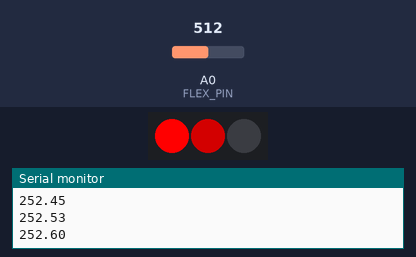
Recording of a sketch running on a simulated Arduino Uno, built with avr-gcc and run on an emulated ATmega328P. On the bench: 3 RGB LEDs in strip order, left to right, the last lines printed to the serial monitor. The inputs (shaded band) are chosen by the test bench; at power-on: A0 (FLEX_PIN) = 512. Dim RGB values are drawn brighter than linear; random numbers use the default seed unless the sketch sets one.

Above: at 1.2 s.
1.3 s: A0 (FLEX_PIN) set to 716
At 3.1 s:
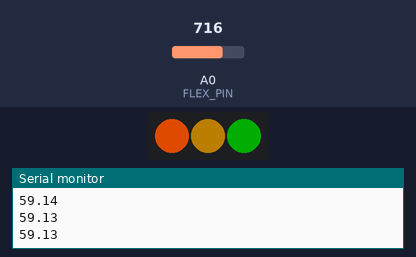
4.3 s: A0 (FLEX_PIN) set to 306
At 4.6 s:
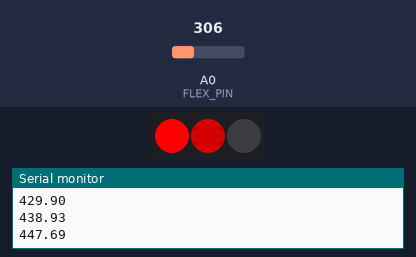
5.8 s: A0 (FLEX_PIN) set to 0
At 6.2 s:
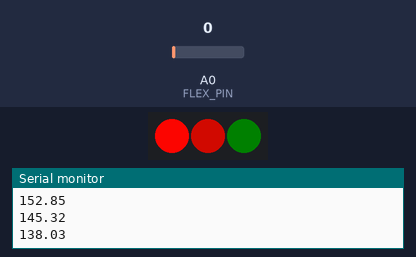
7.7 s: A0 (FLEX_PIN) set to 122
At 9.1 s:
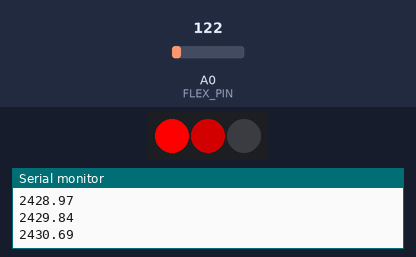
Timing chart, 0 to 10.2 s (numbered marks = the images above; inputs shaded):
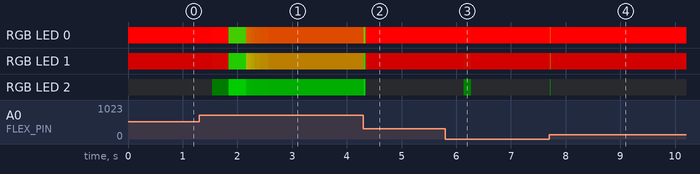

Measured:
- after the input at 4.3 s, RGB LED 0: RGB(153, 51, 0) → RGB(51, 102, 0) at once, → RGB(255, 0, 0) 0.03 s later; RGB LED 1: RGB(76, 51, 0) → RGB(25, 102, 0) at once, → RGB(127, 0, 0) 0.03 s later; RGB LED 2: RGB(0, 51, 0) → RGB(0, 102, 0) at once, → off 0.03 s later
- after the input at 5.8 s, RGB LED 0: RGB(255, 0, 0) → RGB(245, 5, 0) after 0.33 s, → RGB(255, 0, 0) 0.14 s later; RGB LED 1: RGB(127, 0, 0) → RGB(122, 5, 0) after 0.33 s, → RGB(127, 0, 0) 0.14 s later; RGB LED 2: off → RGB(0, 5, 0) after 0.33 s, → off 0.14 s later
- after the input at 7.7 s, RGB LED 0: RGB(255, 0, 0) → RGB(102, 77, 0) at once, → RGB(255, 0, 0) 0.01 s later; RGB LED 1: RGB(127, 0, 0) → RGB(51, 77, 0) at once, → RGB(127, 0, 0) 0.01 s later; RGB LED 2: off → RGB(0, 77, 0) at once, → off 0.01 s later

The sketch:

flexing.ino
```cpp
#include <FastLED.h>

#define NUM_LEDS 3

const int FLEX_PIN = A0; // Pin connected to voltage divider output

// Measure the voltage at 5V and the actual resistance of your
// 47k resistor, and enter them below:
const float VCC = 5; // Measured voltage of Ardunio 5V line
const float R_DIV = 47500.0; // Measured resistance of 3.3k resistor

// Upload the code, then try to adjust these values to more
// accurately calculate bend degree.
const float STRAIGHT_RESISTANCE = 12200.0; // resistance when straight
const float BEND_RESISTANCE = 37000.0; // resistance at 180 deg

const int filterWeight = 32;

float angle;

CRGB leds[NUM_LEDS];

void setup()
{
  Serial.begin(9600);
  pinMode(FLEX_PIN, INPUT);
  FastLED.addLeds<WS2811, 2, BRG>(leds, NUM_LEDS);
  //FastLED.setCorrection(TypicalLEDStrip);
  //FastLED.setTemperature(OvercastSky);
}


//vars for flashing
long startFlash;
long lastFlash;
bool isOn = true;
bool isFlashing = false;
bool isFinished = false;

const int timeToHold = 3000;
const int flashBuffer = 15;

int aimAngle = 90;
const int greenBuffer = 50;


void loop()
{
  // Read the ADC, and calculate voltage and resistance from it
  int flexADC = analogRead(FLEX_PIN);
  float flexV = flexADC * VCC / 1023.0;
  float flexR = R_DIV * (VCC / flexV - 1.0);
  float curAngle = map(flexR, STRAIGHT_RESISTANCE, BEND_RESISTANCE, 0, 180.0);

  //rolling average
  angle = angle + (curAngle-angle)/filterWeight;

  Serial.println(angle);

  float diff = abs(aimAngle-angle);

  if(diff < flashBuffer){
    //start
    if(!isFlashing){
      isFlashing = true;
      startFlash = millis();
      lastFlash = millis();
    }

    int sinceStart = (millis()-startFlash);
    int sinceLast = (millis()-lastFlash);

    //if been holding for long enough, finish
    if(timeToHold < sinceStart){
      //isFinished = true;
      aimAngle = random(10, 170);
    //period of swapping increaces over time
    }else if(map(sinceStart, timeToHold, 0, 0, 600) < sinceLast){
      isOn = !isOn;
      lastFlash = millis();
    }
  }else if(isFlashing){
    isFlashing = false;
    isOn = true;
  }

  fract8 greenFract = (fract8)constMap(diff, greenBuffer, 0);

  for(int i = 0; i < NUM_LEDS; i++){
    if(isFinished){
      leds[i] = CRGB::White;
    }else if(isOn){
      int low = i*180/NUM_LEDS;
      int high = (i+1)*180/NUM_LEDS;

      //leds[i] = CRGB(constMap(max(aimAngle, angle), low, high), constMap(min(aimAngle, angle), low, high), 0);
      leds[i] = CRGB(constMap(aimAngle, low, high), 0, 0);
      if(greenFract)
        leds[i] = blend(leds[i], CRGB::Green, greenFract);
    } else
      leds[i] = CRGB::Black;
  }

  FastLED.show();
}


int constMap(float val, float low, float high){
  return constrain(map(val, low, high, 0, 255), 0, 255);
}
```
